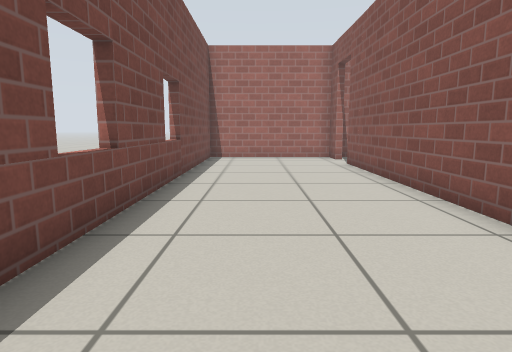
view 1 (above)

14 first-person views from a walk through a robot-simulator world made for Gazebo. The camera is 0.65 m above the floor, tilts 8° down and sees 75° across. The floor is counted in squares, 0.5 m on a side. Each view is taken from the middle of a square. On the plan, view 1 faces up. The plan holds only what a view shows up to about 14 squares ahead; the rest is blank. Simple patterns stand in for the simulator's built-in surfaces.

view 2
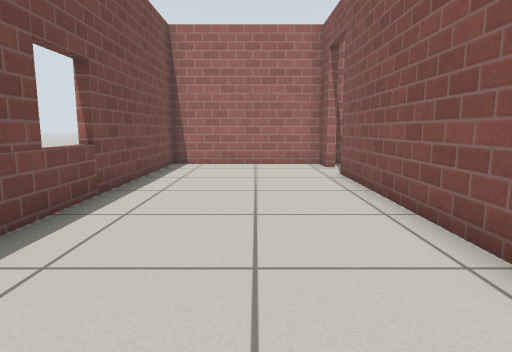

view 3
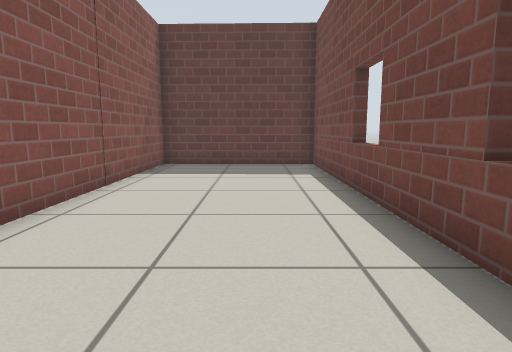

view 4
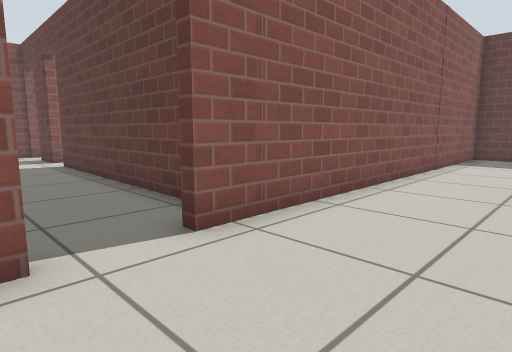

view 5
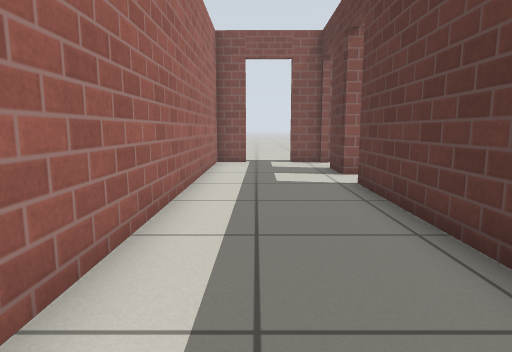

view 6
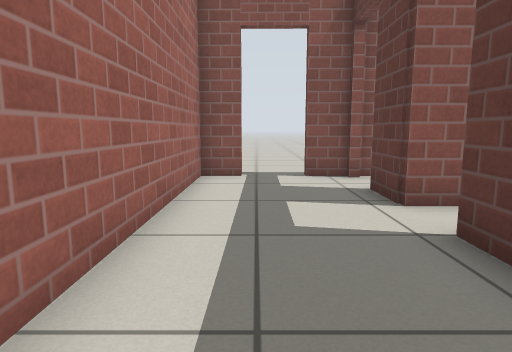

view 7
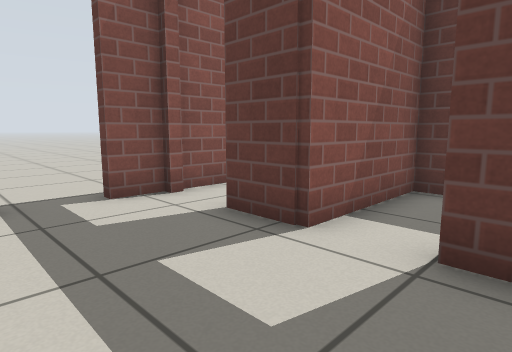

view 8
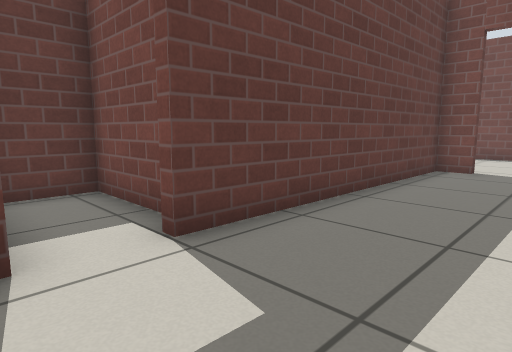

view 9
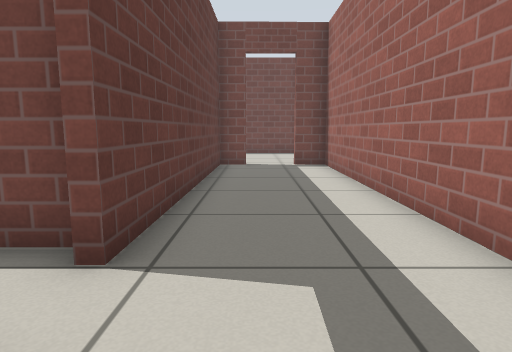

view 10
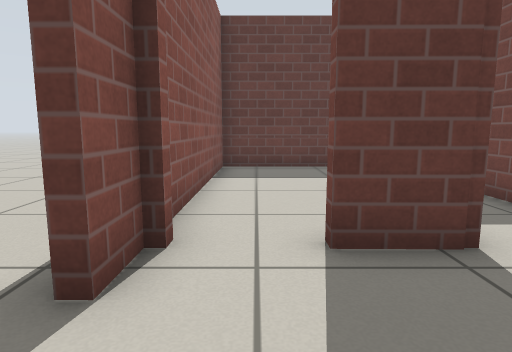

view 11
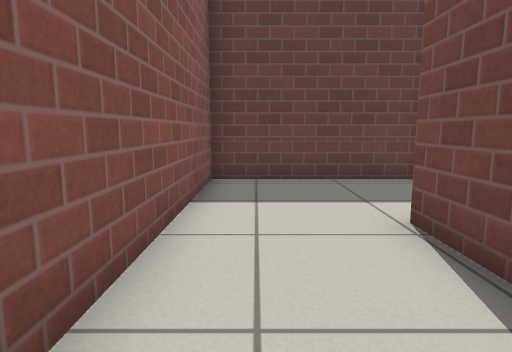

view 12
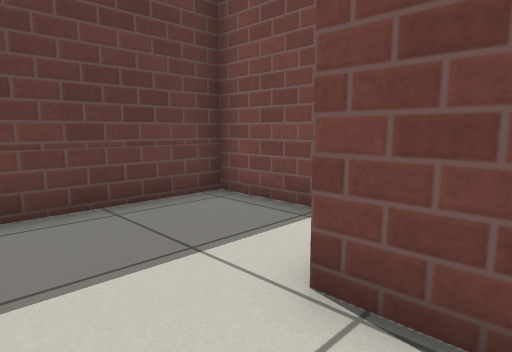

view 13
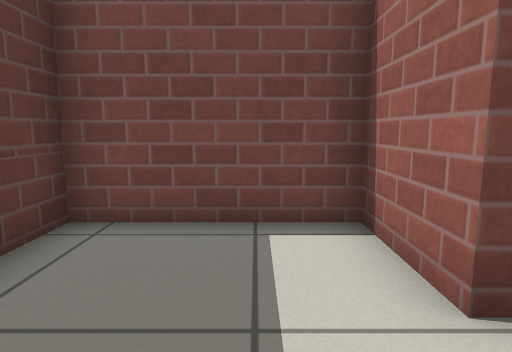

view 14
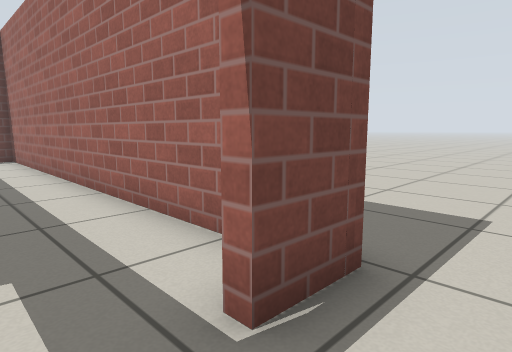

### Floor plan
Ten units are one square. View 1 is at (0, 0); x grows to the right and y downward. Boxes are objects, and circles mark ways between rooms. Rooms are numbered by the first view taken in them; rooms with no view inside come last. Other rooms are left out.
<svg viewBox="-26 -175 231 195">
<path fill="none" stroke="#000" d="M35 -145 35 -155 -21 -155 -21 14 35 15 35 -127M145 -115 163 -115M183 -144 183 -155 37 -155 37 -145M38 -127 38 -117 130 -115M182 -114 182 -126M148 -94 148 -75 125 -75 125 -34 182 -34 182 -111M186 -159 186 -144M125 -110 125 -78 145 -78 145 -115"/>
<circle cx="35" cy="-135" r="3" fill="#2a7"/>
<circle cx="185" cy="-135" r="3" fill="#2a7"/>
<circle cx="135" cy="-110" r="3" fill="#2a7"/>
<text x="10" y="-70">1</text>
<text x="110" y="-140">2</text>
<text x="150" y="-60">3</text>
<text x="110" y="-170">4</text>
<text x="130" y="-100">5</text>
</svg>
Room 1 opens to room 2. Room 2 opens to room 4. Room 2 opens to room 5.

Where each view was taken, in squares from view 1:
view 1: 0 up, 0 right, facing up
view 2: 3 up, 1 right, facing up
view 3: 11 up, 0 right, facing down
view 4: 15 up, 0 right, facing down-right
view 5: 14 up, 5 right, facing right
view 6: 14 up, 9 right, facing right
view 7: 15 up, 12 right, facing down-right
view 8: 15 up, 15 right, facing down-left
view 9: 13 up, 16 right, facing left
view 10: 15 up, 17 right, facing down
view 11: 12 up, 17 right, facing down
view 12: 9 up, 17 right, facing down-left
view 13: 6 up, 17 right, facing left
view 14: 13 up, 20 right, facing up-left
